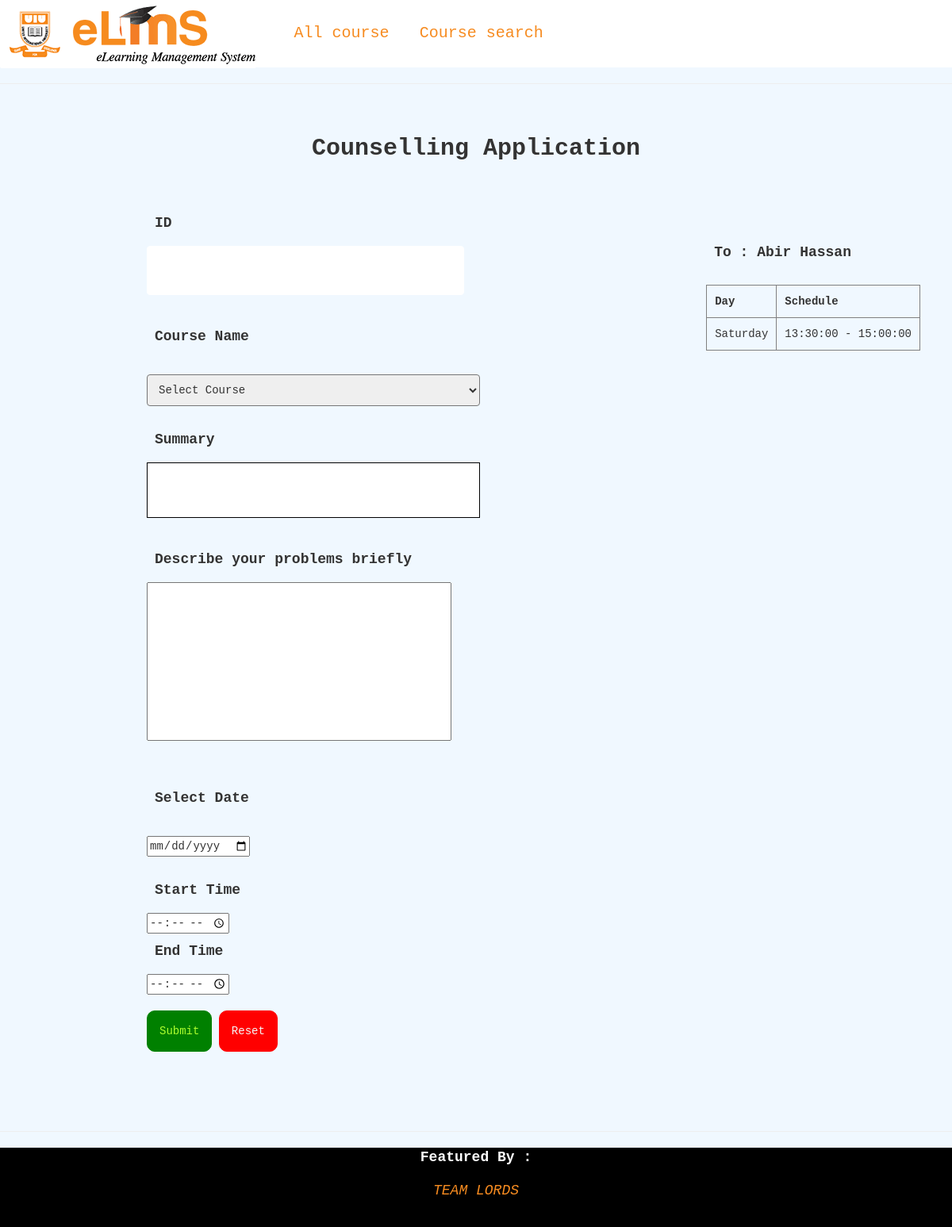
/login/Student_In/form.php?id=AbH, run on the app's committed database.
### tables this page shows
CREATE TABLE `faculty` (
  `Id` varchar(30) NOT NULL,
  `Name` varchar(100) NOT NULL,
  `E_mail` varchar(100) NOT NULL,
  `Designation` varchar(100) NOT NULL,
  `Room` int(11) NOT NULL,
  `Availability` varchar(15) NOT NULL,
  `coun` varchar(40) DEFAULT NULL
);

CREATE TABLE `faculty_day` (
  `Id` int(11) NOT NULL,
  `f_id` varchar(30) NOT NULL,
  `day` varchar(100) NOT NULL,
  `s_time` time NOT NULL,
  `e_time` time NOT NULL
);

### login/Student_In/form.php (the view, shortened to what this page needs)
<?php
$id = $_GET['id'];
$conn = mysqli_connect("localhost","saif","","uiu");
$sql = "SELECT * FROM faculty WHERE Id = '$id'";
$res = mysqli_query($conn,$sql);
$row = mysqli_fetch_assoc($res);
?>
<!DOCTYPE html>
<html lang="en" dir="ltr">
<head>
    <link rel="stylesheet" href="https://maxcdn.bootstrapcdn.com/bootstrap/3.4.1/css/bootstrap.min.css">
    <link rel="stylesheet" href="form.css">
</head>
<body>
    <div class="head">
        <img src="elms.png" alt="eLms.png">
        <a href="#" id="a1"> All course</a>
        <a href="#" id="a2"> Course search</a>
    </div>
    <hr>
    <header> Counselling Application </header>
    <div class="first">
        <h1> <label id="fac"> To : <?php echo $row['Name']; ?></label></h1>
        <table border=1px cellspacing=0 cellpadding=20px>
            <thead>
                <tr>
                    <th scope="col">Day</th>
                    <th scope="col">Schedule</th>
                </tr>
            </thead>
            <tbody>
                <?php
$id = $_GET['id'];
$conn = mysqli_connect("localhost","saif","","uiu");
$sql = "SELECT * FROM faculty_day WHERE f_id = '$id'";
$res = mysqli_query($conn,$sql);
while($row = mysqli_fetch_assoc($res)){
    echo "<tr>
        <td>" . $row['day'] ."</td>
        <td>" .$row['s_time'] . " - " . $row['e_time']."</td>
        </tr>";
}
      ?>
            </tbody>
        </table>
    </div>
    <div class="container">
        <form class="main" action="" method="post" autocomplete="off">
            <label>ID </label> <input type="number" id="number" name="id" value="<?php echo $_SESSION['id']; ?>" readonly>
            <label for="">Course Name</label>
            <?php
            echo "<select name = 'course' required>";
            echo " <option selected hidden> Select Course </br>";
            echo "</select>";
            ?>
            <label>Summary</label>
            <input type="text" id="sum" name="sum" required value="">
            <label>Describe your problems briefly</label>
            <input type="text" id="des" name="des" required value="">
            <label>Select Date</label><br>
            <input type="date" name="date" id="demo"><br><br>
            <label>Start Time</label>
            <input type="time" name="s" require><br>
            <label>End Time</label>
            <input type="time" name="e" required><br><br>
            <input type="submit" name="submit">
            <input type="reset" name="reset">
        </form>
    </div>
    <br><br><br><br>
    <hr>
    <footer class="bg-light text-center text-lg-start">
        <div class="text" style="background-color: rgba(0, 0, 0, 0.2);">
            <p class="f"> Featured By : </p>
            <h3 class="text-dark">TEAM LORDS</h3>
        </div>
    </footer>
</body>
</html>

### login/Student_In/form.css (style rules this page uses)
* { font-family: monospace; }
body { background-size: 100%; background-color: aliceblue; text-decoration: none; }
.head { box-sizing: border-box; height: 85px; border: 1px solid white; background-color: white; margin: 0; }
#a1 { margin: 8px auto; margin-left: 40px; font-size: 20px; color: #F68B20; }
#a2 { margin: 8px auto; margin-left: 30px; font-size: 20px; color: #F68B20; }
header { text-align: center; padding-top: 40px; font-size: 30px; font-weight: bold; }
.first { float: right; }
#fac { width:250px; height: 50px; margin-right: 50px; margin-top: 90px; }
table { margin-right: 40px; }
td, th { padding: 10px; }
.container { margin-left: -200px; margin-top: -50px; }
.main { width: 400px; margin: 100px auto 0px auto; }
label { font-size: 18px; font-style: normal; justify-content: center; width: 100%; padding: 10px; }
#number { color: #666666; padding: 30px; font-size: 20px; width: 100%; height: 15px; border: 1px solid white; border-radius: 3px; margin-bottom: 30px; border-radius: 4px; }
select { margin-bottom: 20px; padding: 10px; width: 105%; border: 1 px solid white; border-radius: 4px; margin-top: 20px; }
#sum { width: 105%; height: 70px; border: 1px solid black; margin-bottom: 30px; }
#des { width: 96%; height: 200px; padding: 20px; margin-bottom: 50px; }
input[type="SUBMIT"] { background-color: green; color: greenyellow; padding: 15px; border-radius: 10px; border: 1px solid green; }
input[type="RESET"] { background-color: red; color: whitesmoke; padding: 15px; border-radius: 10px; border: 1px solid red; }
footer { height: 100px; width: 100%; background-color: black; }
.text { text-align: center; width: 100%; }
.f { color: white; font-size: 18px; text-align: center; font-weight: bold; }
.text-dark { color: black; font-size: 18px; color: #F68B20; font-style: italic; }

### login/Student_In/form.php (style rules this page uses)
label { display: block; }

### data on the page
faculty: Name "Abir Hassan"
faculty_day: day "Saturday", s_time "13:30:00", e_time "15:00:00"
